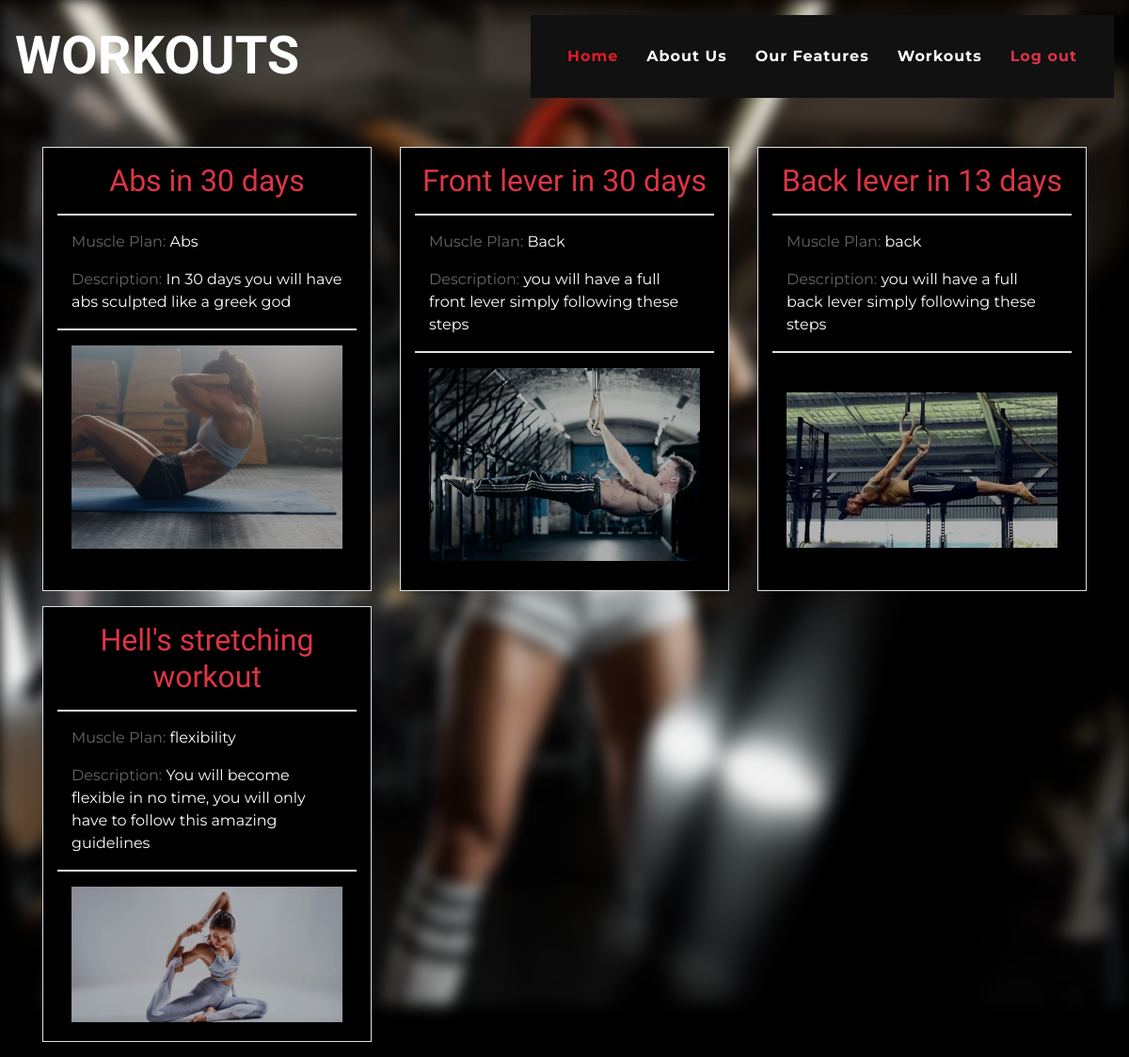
/workouts, run on an earlier commit of the app's database.
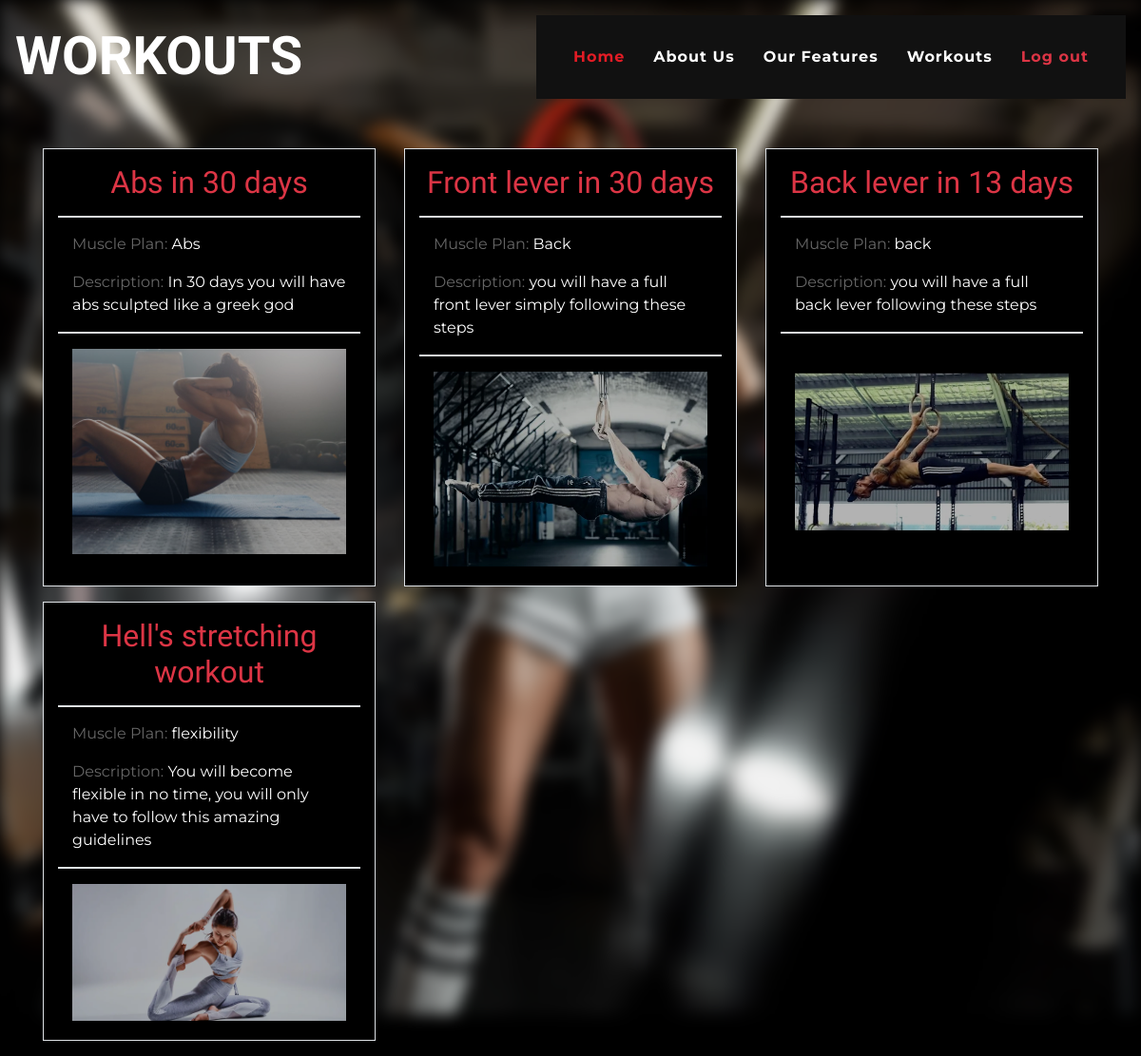
And on a later commit of the database.
### authentication/models.py (models this page shows)
class workout(models.Model):
   workout_name=models.CharField(max_length=25, unique=True)
   muscle_plan=models.CharField(max_length=25)
   description=models.CharField(max_length=300)
   image=models.ImageField(upload_to='img')

### authentication/views.py (the view)
# urls.py: path('workouts', views.workouts, name="workouts"),
def workouts(request):
    workout_list= workout.objects.all()
    return render(request, "workouts.html", {'workout_list': workout_list})

### templates/workouts.html (shortened to what this page needs)
<!DOCTYPE html>
<html lang="en">
<head>
    <link href="https://cdnjs.cloudflare.com/ajax/libs/font-awesome/5.10.0/css/all.min.css" rel="stylesheet">
    <link href="../static/assets/lib/flaticon/font/flaticon.css" rel="stylesheet">
    <link href="../static/assets/css/style.min.css" rel="stylesheet">
    <link rel="stylesheet" href="../static/assets/css/workouts.css">
</head>
<body class="" style="background-color: black;">
    <div class="container-fluid p-0 nav-bar">
        <nav class="navbar navbar-expand-lg bg-none navbar-dark py-3">
            <a href="/" class="navbar-brand">
                <h1 class="m-0 display-4 font-weight-bold text-uppercase text-white">Workouts</h1>
            </a>
            <div class="collapse navbar-collapse justify-content-between" id="navbarCollapse">
                <div class="navbar-nav ml-auto p-4 bg-secondary">
                    <a href="/" class="nav-item nav-link active">Home</a>
                    <a href="#" class="nav-item nav-link">About Us</a>
                    <a href="#" class="nav-item nav-link">Our Features</a>
                    <a href="#" class="nav-item nav-link">Workouts</a>
                    <a href="/logout" class="nav-item nav-link text-danger">Log out</a>
                </div>
            </div>
        </nav>
    </div>
    <div class="container" style="padding-top: 13%;">
        <div class="row">
            {% for workout in workout_list %}
            <div class="col-lg-4 pb-3 d-flex cont">
                <div class="container border pb-1 work" style="background-color: black;">
                    <h2 class="text-center text-danger pt-3">{{ workout.workout_name }}</h2>
                    <hr class="border">
                    <div class="container">
                        <p>Muscle Plan: <span class="text-white">{{ workout.muscle_plan }}</span></p>
                        <p>Description: <span class="text-white">{{ workout.description }}</span></p>
                    </div>
                    <hr class="border">
                    <div class="container pb-3">
                        <img src='{{workout.image.url}}' style="width:100%; filter: brightness(70%);">
                    </div>
                </div>
            </div>
            {% endfor %}
        </div>
    </div>
</body>
</html>

### static/assets/css/workouts.css (style rules this page uses)
.cont { position: relative; width: 50%; }
.work { opacity: 1; display: block; width: 100%; height: auto; transition: .5s ease; backface-visibility: hidden; }

What changed in the data, as far as the page shows it:
changed workout "back": description "you will have a full back lever simply following these steps" → "you will have a full back lever following these steps"
